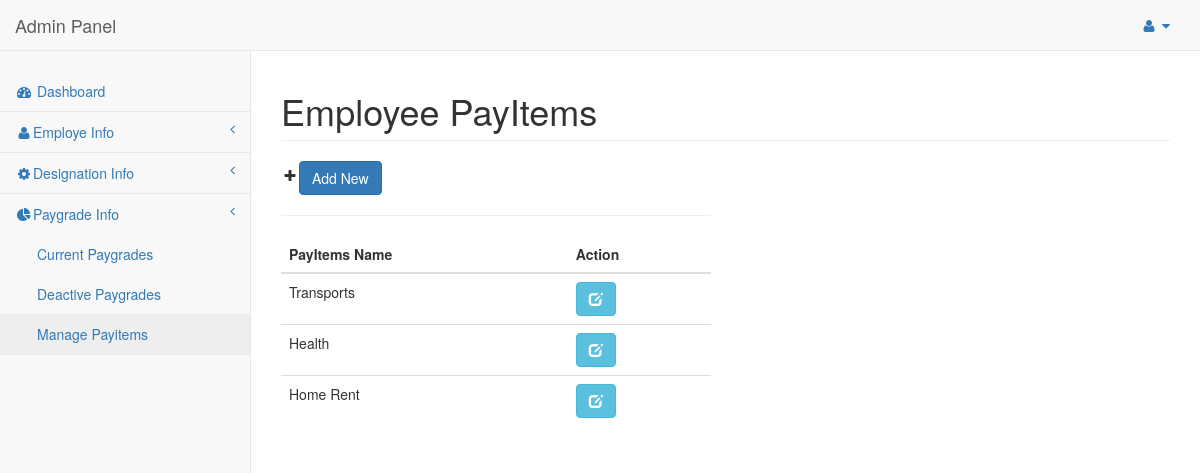
The app's page /?page=view/manage_payitem.php with its own data.
### tables this page shows
CREATE TABLE `payitems` (
  `id` int(11) NOT NULL,
  `name` varchar(50) NOT NULL
);

### src/Database.php (called while the page is built, shortened)
<?php
class Database
{
    public $host = DB_HOST;
    public $user = DB_USER;
    public $pass = DB_PASS;
    public $db_name = DB_NAME;
    public $link;
    private function connect(){
        $this->link = new mysqli($this->host,$this->user,$this->pass,$this->db_name);
    }
    public function select($query){
       $result = $this->link->query($query);
        if($result->num_rows > 0){
            return $result;
        }else{
            return false;
        }
    }
}
?>

### view/manage_payitem.php (the view, shortened to what this page needs)
  <?php
include_once('src/Database.php');
$db=new Database();
$query = "SELECT * FROM payitems ORDER BY id DESC";
$payitems= $db->select($query);
?>
  <div class="row">
    <div class="col-md-12">
          <h1 class="page-header">Employee PayItems</h1>
          <div class="row">
            <div class="col-lg-6">
              <div id="payitems_table">
                <table class="table">
                  <thead>
                  <tr>
                    <th>PayItems Name</th>
                    <th>Action</th>
                    <i class="fa fa-plus fa-fw"></i><button type="button" class="btn btn-primary" data-toggle="modal" data-target="#myModal">Add New</button>
                  </tr>
                  </thead>
                  <tbody>
                  <hr>
                <?php while ($row = $payitems->FETCH_ASSOC()): ?>
                  <tr>
                    <td><?php echo $row['name']; ?></td>
                     <td>
                         <a href="?page=view/edit_payitem.php&id=<?php echo $row['id'] ?>"  class="btn btn-info" >
                           <span class="glyphicon glyphicon-edit"></span>
                         </a>
                    </td>
                  </tr>
                <?php endwhile;?>
                  </tbody>
                </table>
                </div>
            </div>
          </div>
        </div>
    </div>
</div>

### records on screen
payitems: name "Transports"
payitems: name "Health"
payitems: name "Home Rent"

### other values on screen
case_title("employe_info") "Employe Info"
case_title("designation_info") "Designation Info"
case_title("paygrade_info") "Paygrade Info"
case_title("current_paygrades") "Current Paygrades"
case_title("deactive_paygrades") "Deactive Paygrades"
case_title("manage_payitems") "Manage Payitems"
